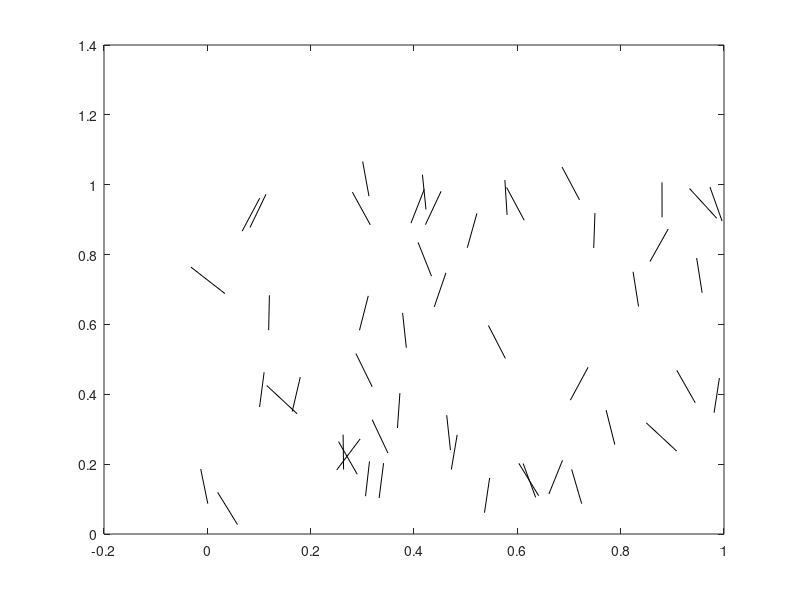

Reproduce this figure in MATLAB.
% plotOrientationArray

clear

% mean and stdev of the distribution of orientations in the array
mu = 0; % 0 is vertical
sigma = 16; 
nLines = 50; % number of line segments in the array
len = 0.1; % length of each segment

ori = normrnd(mu,sigma,nLines,1); % draw random orientations


figure(1); clf;
for n = 1:nLines
    
    r = len;
    theta = ori(n)+90; % rotate 90 deg so that 0 is vertical
    
    X = r*cosd(theta);
    Y = r*sind(theta);
    
    % randomize origin of each line
    origX = rand; origY = rand;
    
    plot([origX origX+X],[origY origY+Y],'k-'); hold on;
    
end
